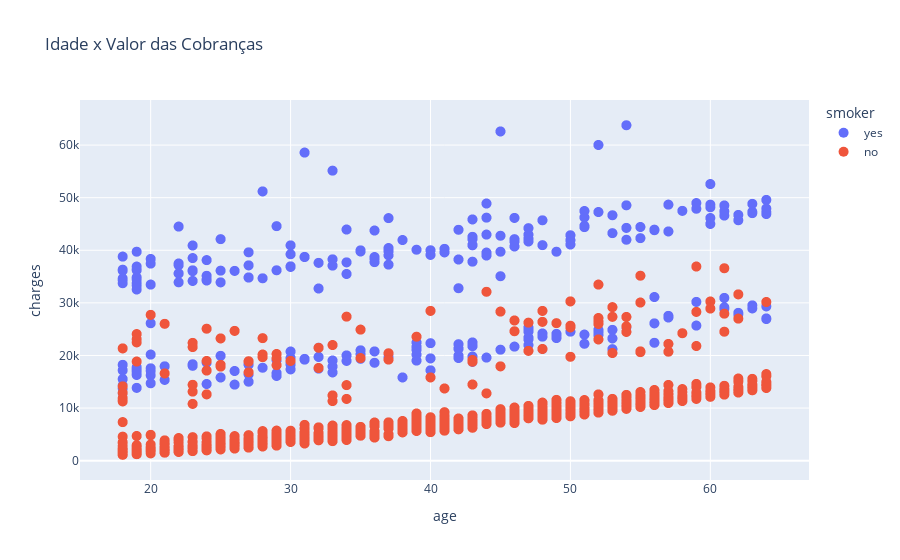

Notebook code cell kept with this figure:
### Markdown cell above
PODEMOS AVALIAR QUE A MAIOR PARTE DOS DADOS SUGERE QUE A MAIORIA DOS CLIENTES QUE NÃO POSSUEM FILHOS OU ATÉ 1 FILHO POSSUEM OS VALORES MAIS BARATOS DO SEGURO.

### Code cell
#AGORA VOU AVALIAR A INFLUENCIA DA IDADE NO VALOR DAS COBRANÇAS:

fig= px.scatter(Dados, x="age", y="charges", color="smoker",hover_data=['sex'], title="Idade x Valor das Cobranças")
fig.update_traces(marker_size=10)
fig.show()

### Figure 1 — Plotly figure (JSON) as saved in the notebook; plotly's stock layout.template omitted (floating-point values rounded to 4 significant figures; data arrays with more than 128 entries replaced by an {"elided": "..."} marker saying what was removed)
{"data": [{"customdata": {"elided": "275x1 str values"}, "hovertemplate": "smoker=yes<br>age=%{x}<br>charges=%{y}<br>sex=%{customdata[0]}<extra></extra>", "legendgroup": "yes", "marker": {"color": "#636efa", "size": 10, "symbol": "circle"}, "mode": "markers", "name": "yes", "showlegend": true, "type": "scattergl", "x": {"elided": "275 int values"}, "xaxis": "x", "y": {"elided": "275 float values"}, "yaxis": "y"}, {"customdata": {"elided": "1065x1 str values"}, "hovertemplate": "smoker=no<br>age=%{x}<br>charges=%{y}<br>sex=%{customdata[0]}<extra></extra>", "legendgroup": "no", "marker": {"color": "#EF553B", "size": 10, "symbol": "circle"}, "mode": "markers", "name": "no", "showlegend": true, "type": "scattergl", "x": {"elided": "1065 int values"}, "xaxis": "x", "y": {"elided": "1065 float values"}, "yaxis": "y"}], "layout": {"legend": {"title": {"text": "smoker"}, "tracegroupgap": 0}, "title": {"text": "Idade x Valor das Cobranças"}, "xaxis": {"anchor": "y", "domain": [0, 1], "title": {"text": "age"}}, "yaxis": {"anchor": "x", "domain": [0, 1], "title": {"text": "charges"}}}}
